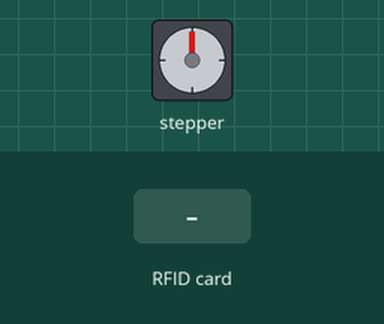
This sketch was run on a simulated ESP32. Parts: stepper motor. The test bench sets the inputs (shaded band). WiFi joins after 1.5 s; servers stay silent unless stated; uploads are accepted with an empty reply; stepper angles assume 200 steps per turn; what the sketch prints to the serial monitor is not drawn.

Above: at 2.8 s.
2.9 s: RFID card 90 28 50 20 held to the reader
At 3.58 s:
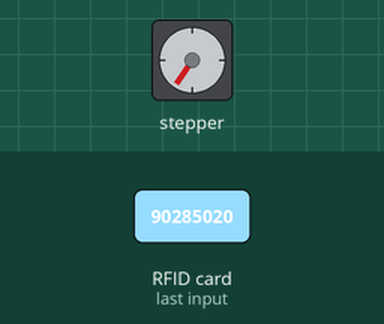
At 4.2 s:
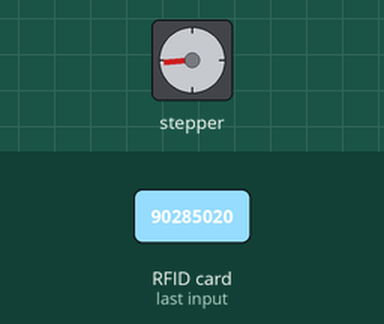
Timing chart, 0 to 17.9 s (numbered marks = the images above; inputs shaded):
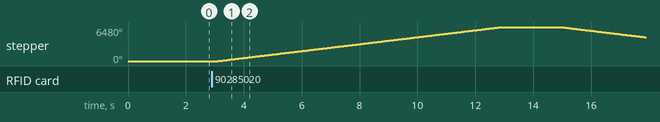

Measured:
- after the input at 2.9 s, stepper: turns 6480° clockwise in 9.8 s, then 1952° counter-clockwise in 2.9 s

The sketch:

Slid-door.ino
```cpp
#include <SPI.h>
#include <MFRC522.h>
//#include <AccelStepper.h>
#include <Stepper.h>
#include <map>

#define SS_PIN 15
#define RST_PIN 2
#define SS_PIN2 5
#define RST_PIN2 4


MFRC522 Enter_mfrc522(SS_PIN, RST_PIN);                 // Create MFRC522 instance.
MFRC522 Exit_mfrc522(SS_PIN2, RST_PIN2);                // Create MFRC522 instance.
const int stepsPerRevolution = 200;                     // จำนวนขั้นตอนต่อหนึ่งรอบ
Stepper myStepper(stepsPerRevolution, 27, 25, 26, 33);  // กำหนดขาที่ต่อกับ stepper motor  (stepsPerRevolution, IN1, IN3, IN2, IN1)

std::map<String, String> authorizedCards = {
  { "90 28 50 20", "Bunthita" },
  { "63 0A E2 1B", "Nutchanat" },
  { "F3 C7 BF 1D", "Ratthawat" },
  { "90 F3 46 20", "Anusorn" }
};


// Load Wi-Fi library
#include <WiFi.h>
#include <HTTPClient.h>

// Replace with your network credentials
const char* ssid = "CoolSpot";
const char* password = "CSIoT2023";

//Your Domain name with URL path or IP address with path
const char* enterService = "http://192.168.31.106:1880/enter";
const char* exitService = "http://192.168.31.106:1880/exit";

// Set web server port number to 80
WiFiServer server(80);

// Variable to store the HTTP request
String header;

// Current time
unsigned long currentTime = millis();
// Previous time
unsigned long previousTime = 0;
// Define timeout time in milliseconds (example: 2000ms = 2s)
const long timeoutTime = 2000;

#define ENTER 0
#define EXIT 1

int direction;


void setup() {
  Serial.begin(115200);      // Initiate a serial communication
  SPI.begin();               // Initiate  SPI bus
  Enter_mfrc522.PCD_Init();  // Initiate MFRC522
  Exit_mfrc522.PCD_Init();   // Initiate MFRC522
  Serial.println("Approximate your card to the reader...");
  Serial.println();
  myStepper.setSpeed(110);

  // Connect to Wi-Fi network with SSID and password
  Serial.print("Connecting to ");
  Serial.println(ssid);
  WiFi.begin(ssid, password);
  while (WiFi.status() != WL_CONNECTED) {
    delay(500);
    Serial.print(".");
  }
  // Print local IP address and start web server
  Serial.println("");
  Serial.println("WiFi connected.");
  Serial.println("IP address: ");
  Serial.println(WiFi.localIP());
  server.begin();
}
void loop() {
  WiFiClient client = server.available();  // Listen for incoming clients

  if (client) {  // If a new client connects,
    currentTime = millis();
    previousTime = currentTime;
    Serial.println("New Client.");                                             // print a message out in the serial port
    String currentLine = "";                                                   // make a String to hold incoming data from the client
    while (client.connected() && currentTime - previousTime <= timeoutTime) {  // loop while the client's connected
      currentTime = millis();
      if (client.available()) {  // if there's bytes to read from the client,
        char c = client.read();  // read a byte, then
        Serial.write(c);         // print it out the serial monitor
        header += c;
        if (c == '\n') {  // if the byte is a newline character
          // if the current line is blank, you got two newline characters in a row.
          // that's the end of the client HTTP request, so send a response:
          if (currentLine.length() == 0) {
            // HTTP headers always start with a response code (e.g. HTTP/1.1 200 OK)
            // and a content-type so the client knows what's coming, then a blank line:
            client.println("HTTP/1.1 200 OK");
            client.println("Content-type:application/json");
            client.println("Connection: close");
            client.println();

            // turns the GPIOs on
            if (header.indexOf("GET /open") >= 0) {
              Serial.println("GPIO 2 on");
            }

            // Send JSON
            client.println("{\"status\":\"OK\"}");


            unsigned long startTime = millis();
            Serial.println("❎❎❎Opening❎❎❎");

            while (millis() - startTime < 10000) {  // ทำให้motorทำงานให้ครบตามเวลา
              myStepper.step(stepsPerRevolution);
            }

            delay(2000);
            startTime = millis();

            Serial.println("✅✅✅Closing✅✅✅");
            while (millis() - startTime < 10000) {
              myStepper.step(-stepsPerRevolution);
            }
            Serial.println("😎😎😎finished😎😎😎");

            // Break out of the while loop
            break;
          } else {  // if you got a newline, then clear currentLine
            currentLine = "";
          }
        } else if (c != '\r') {  // if you got anything else but a carriage return character,
          currentLine += c;      // add it to the end of the currentLine
        }
      }
    }
    // Clear the header variable
    header = "";
    // Close the connection
    client.stop();
    Serial.println("Client disconnected.");
    Serial.println("");
  }


  unsigned long startTime = millis();

  String uidContent = "";
  if (Enter_mfrc522.PICC_IsNewCardPresent() && Enter_mfrc522.PICC_ReadCardSerial()) {
    direction = ENTER;
    Serial.println("ENTER!!!");
    Serial.print("UID tag :");
    for (byte i = 0; i < Enter_mfrc522.uid.size; i++) {
      Serial.print(Enter_mfrc522.uid.uidByte[i] < 0x10 ? " 0" : " ");
      Serial.print(Enter_mfrc522.uid.uidByte[i], HEX);
      uidContent.concat(String(Enter_mfrc522.uid.uidByte[i] < 0x10 ? " 0" : " "));
      uidContent.concat(String(Enter_mfrc522.uid.uidByte[i], HEX));
    }
  } else if (Exit_mfrc522.PICC_IsNewCardPresent() && Exit_mfrc522.PICC_ReadCardSerial()) {
    direction = EXIT;
    Serial.println("EXIT!!!");
    Serial.print("UID tag :");
    for (byte i = 0; i < Exit_mfrc522.uid.size; i++) {
      Serial.print(Exit_mfrc522.uid.uidByte[i] < 0x10 ? " 0" : " ");
      Serial.print(Exit_mfrc522.uid.uidByte[i], HEX);
      uidContent.concat(String(Exit_mfrc522.uid.uidByte[i] < 0x10 ? " 0" : " "));
      uidContent.concat(String(Exit_mfrc522.uid.uidByte[i], HEX));
    }
  } else {
    return;
  }

  Serial.println();
  Serial.print("Message : ");
  uidContent.toUpperCase();

  auto it = authorizedCards.find(uidContent.substring(1));  //การค้นหาข้อมูลจากฟังก์ชัน map

  if (it != authorizedCards.end()) {  //ถ้าไม่เจอข้อมูลที่มีก็จะข้ามไปทำอีกฟังก์ชัน
    Serial.print("Card: ");
    Serial.println(it->second);  // แสดงค่าจากที่ตรงกับรหัสบัตร


    //Check WiFi connection status
    if (WiFi.status() == WL_CONNECTED) {
      WiFiClient serviceNode;
      HTTPClient http;

      // Your Domain name with URL path or IP address with path
      http.begin(serviceNode, direction == ENTER ? enterService : exitService);

      // If you need Node-RED/server authentication, insert user and password below
      //http.setAuthorization("REPLACE_WITH_SERVER_USERNAME", "REPLACE_WITH_SERVER_PASSWORD");

      // Specify content-type header
      http.addHeader("Content-Type", "application/json");
      // Data to send with HTTP POST
      String httpRequestData = "{\"id\":\"" + uidContent.substring(1) + "\",\"name\":\"" + it->second + "\"}";
      // Send HTTP POST request
      int httpResponseCode = http.POST(httpRequestData);

      // If you need an HTTP request with a content type: application/json, use the following:
      //http.addHeader("Content-Type", "application/json");
      //int httpResponseCode = http.POST("{\"api_key\":\"tPmAT5Ab3j7F9\",\"sensor\":\"BME280\",\"value1\":\"24.25\",\"value2\":\"49.54\",\"value3\":\"1005.14\"}");

      // If you need an HTTP request with a content type: text/plain
      //http.addHeader("Content-Type", "text/plain");
      //int httpResponseCode = http.POST("Hello, World!");

      Serial.print("HTTP Response code: ");
      Serial.println(httpResponseCode);

      // Free resources
      http.end();
    } else {
      Serial.println("WiFi Disconnected");
    }
    previousTime = millis();


    Serial.println("❎❎❎Opening❎❎❎");
    // Print the card information

    while (millis() - startTime < 10000) {  // ทำให้motorทำงานให้ครบตามเวลา
      myStepper.step(stepsPerRevolution);
    }

    delay(2000);
    startTime = millis();

    Serial.println("✅✅✅Closing✅✅✅");
    while (millis() - startTime < 10000) {
      myStepper.step(-stepsPerRevolution);
    }
    Serial.println("😎😎😎finished😎😎😎");
  }

  else {
    Serial.println("❗❗❗NEXT❗❗❗");
    delay(3000);
  }
}
```
